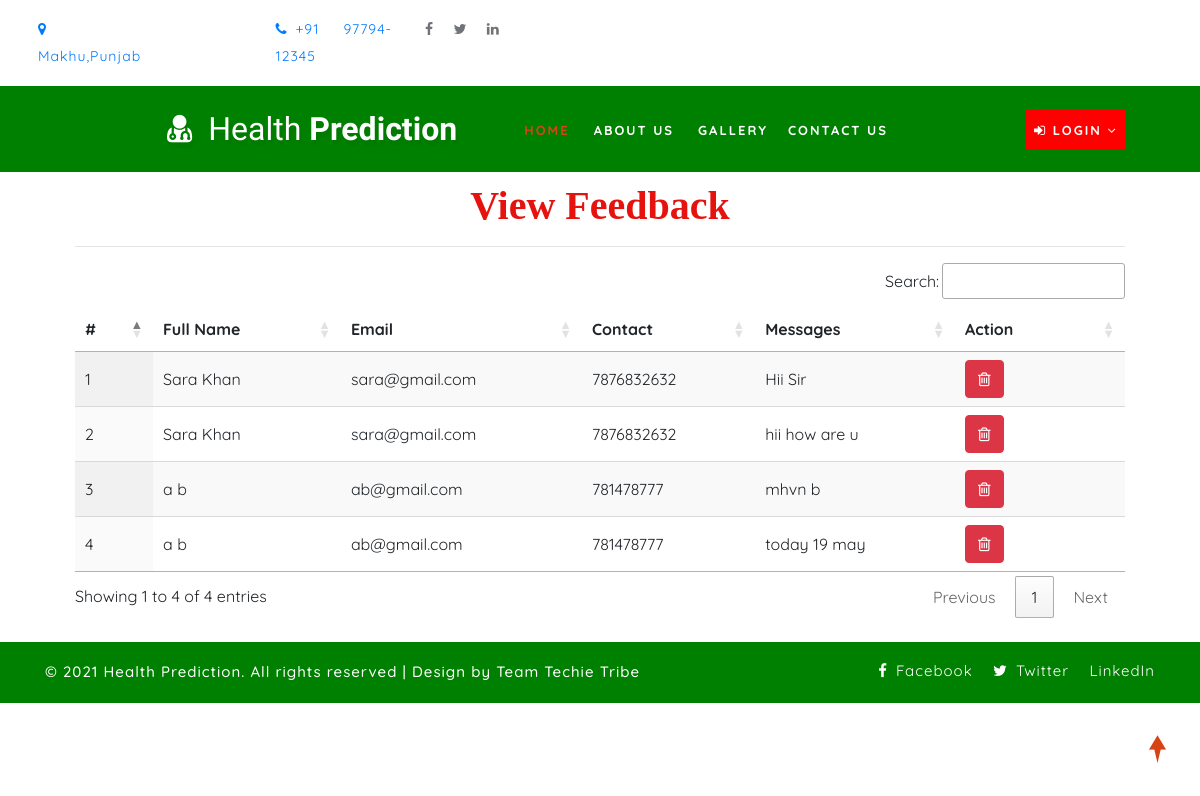
/view_feedback, run on the app's committed database.
### health/models.py (models this page shows, shortened)
class Feedback(models.Model):
    user = models.ForeignKey(Patient, on_delete=models.CASCADE, null=True)
    messages = models.TextField(null=True)
    date = models.DateField(null=True)

class Patient(models.Model):
    user = models.ForeignKey(User, on_delete=models.CASCADE, null=True)
    contact = models.CharField(max_length=100, null=True)
    address = models.CharField(max_length=100, null=True)
    dob = models.DateField(null=True)
    image = models.FileField(null=True)

### health/views.py (the view)
# urls.py: path('view_feedback', View_Feedback,name="view_feedback"),
def View_Feedback(request):
    dis = Feedback.objects.all()
    d = {'dis':dis}
    return render(request,'view_feedback.html',d)

### health/templates/view_feedback.html
{% extends 'index.html' %}
{% load static %}
{% block body %}
<div class="container-fluid" style="width:90%;margin-top:8%">
                    <div class="container-fluid">
                        <h1 align="center" style="font-weight:bold;font-family : 'Monotype Corsiva' ; color : #E6120E ;margin-top:4%">View Feedback</h1>
                         </div><hr>
                                <table id="example" class="display" style="width:100%">
                                  <thead>
                                    <tr>
                                      <th>#</th>
                                      <th>Full Name</th>
                                      <th>Email</th>
                                      <th>Contact</th>
                                      <th>Messages</th>
                                      <th>Action</th>
                                  </tr>
                              </thead>
                              <tbody>
                              {% for i in dis %}
                                <tr>
                                  <td>{{forloop.counter}}</td>
                                  <td>{{i.user.user.first_name}} {{i.user.user.last_name}}</td>
                                  <td>{{i.user.user.email}}</td>
                                  <td>{{i.user.contact}}</td>
                                  <td>{{i.messages}}</td>
                                  <td style="width:150px">
                                      <a href="{% url 'delete_feedback' i.id %}" ><button class="btn btn-danger" onclick="return confirm('Are you sure?')"><i class="fa fa-trash-o"></i></button></a></td>
                              </tr>
                              {% endfor %}
                          </tbody>
                      </table>
                  </div>
{% endblock %}

### health/static/css/style.css (style rules this page uses)
body { padding: 0; margin: 0; background: #FFF; font-family: 'Quicksand', sans-serif; }
body a, body button { transition: 0.5s all; -webkit-transition: 0.5s all; -moz-transition: 0.5s all; -o-transition: 0.5s all; -ms-transition: 0.5s all; text-decoration: none; }
html { scroll-behavior: smooth; }
h1, h2, h3, h4, h5, h6 { margin: 0; padding: 0; font-family: 'Mukta', sans-serif; }

### data on the page
Feedback: user.user.first_name "Sara", user.user.last_name "Khan", user.user.email "sara@gmail.com", user.contact "7876832632", messages "Hii Sir"
Feedback: user.user.first_name "Sara", user.user.last_name "Khan", user.user.email "sara@gmail.com", user.contact "7876832632", messages "hii how are u"
Feedback: user.user.first_name "a", user.user.last_name "b", user.user.email "ab@gmail.com", user.contact "781478777", messages "mhvn b"
Feedback: user.user.first_name "a", user.user.last_name "b", user.user.email "ab@gmail.com", user.contact "781478777", messages "today 19 may"
